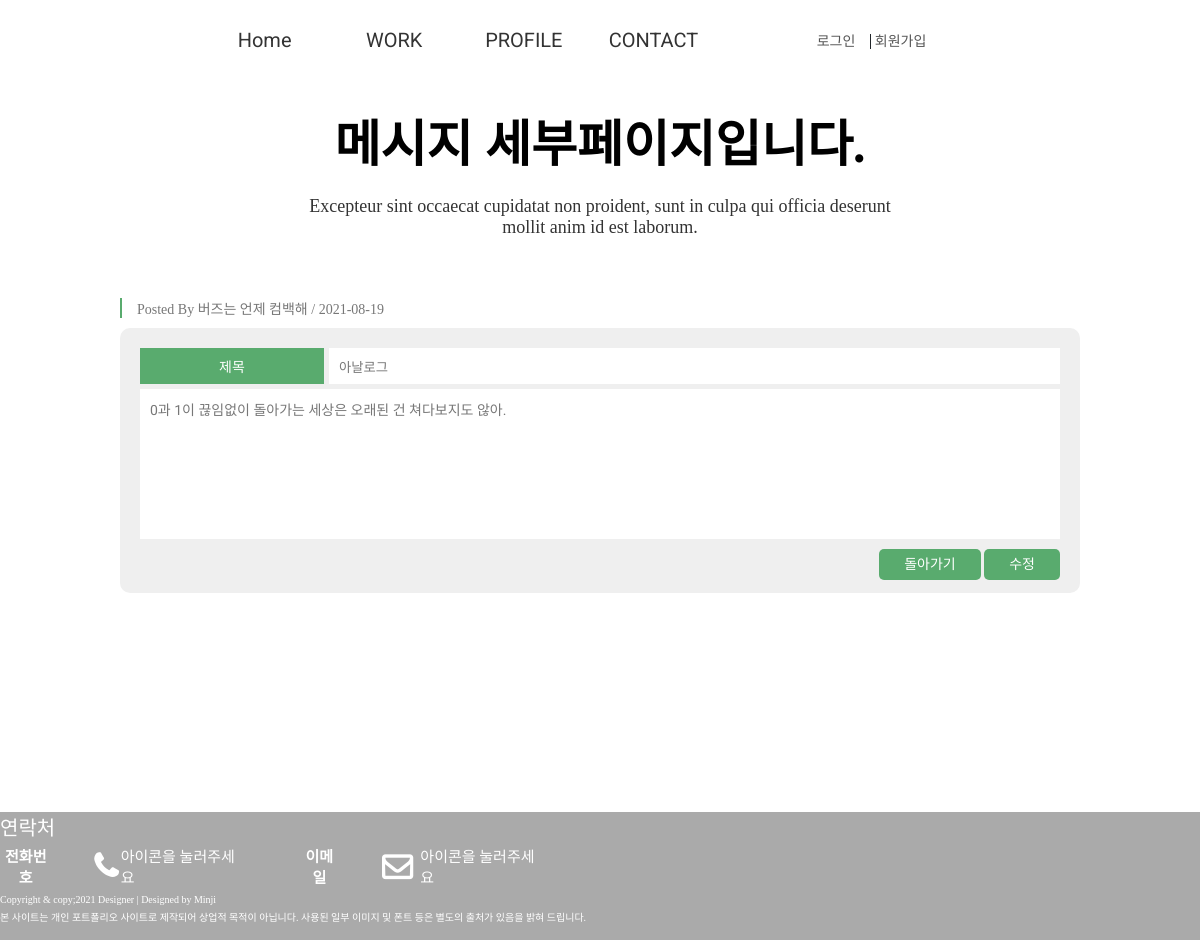
The page /pages/write_detail.php?detail_idx=22 on the database its author committed.
### tables this page shows
CREATE TABLE `portfolio_write` (
  `Portfolio_idx` int(11) NOT NULL COMMENT '포트폴리오 고유번호',
  `Portfolio_writer` varchar(50) NOT NULL COMMENT '글 작성자',
  `Portfolio_pass` varchar(30) NOT NULL COMMENT '글 비밀번호',
  `Portfolio_tit` varchar(100) NOT NULL COMMENT '포트폴리오 글 제목',
  `Portfolio_con` text NOT NULL COMMENT '포트폴리오 내용',
  `Portfoilo_reg` varchar(20) NOT NULL COMMENT '포트폴리오 등록일'
);

### pages/write_detail.php (the view, shortened to what this page needs)
<!DOCTYPE html>
<html lang="en">
<head>
 <link rel="stylesheet" href="https://cdnjs.cloudflare.com/ajax/libs/font-awesome/4.7.0/css/font-awesome.min.css">
 <link rel="stylesheet" href="/portfolio-cover/css/reset.css">
 <link rel="stylesheet" href="/portfolio-cover/css/style.css">
</head>
<body>
 <div id="wrap">
 <?php include $_SERVER["DOCUMENT_ROOT"]."/portfolio-cover/include/header.php"; ?>
 <section id="contact">
  <div class="center">
   <?php
   $detail_idx = $_GET['detail_idx'];
   $sql = "SELECT * FROM portfolio_write WHERE Portfolio_idx='{$detail_idx}'";
   $detail_result = mysqli_query($dbConn, $sql);
   $detail_row = mysqli_fetch_array($detail_result);
   $detail_tit = $detail_row['Portfolio_tit'];
   $detail_writer = $detail_row['Portfolio_writer'];
   $detail_con = $detail_row['Portfolio_con'];
   $detail_reg = $detail_row['Portfoilo_reg'];
   ?>
   <div class="tit_box">
     <h2>메시지 세부페이지입니다.</h2>
     <p>Excepteur sint occaecat cupidatat non proident, sunt in culpa qui officia deserunt<br> mollit anim id est laborum.</p>
   </div>
   <div class="write comm_center">
    <h4>Posted By <?=$detail_writer?> / <?=$detail_reg?></h4>
     <form class="write_form" action="/portfolio-cover/php/write_update.php?detail_idx=<?=$detail_idx?>&detail_writer=<?=$detail_writer?>" name="write_form" method="post">
      <div class="write_tit">
        <label for="write_input">제목</label>
        <input type="text" id="write_input" value="<?=$detail_tit?>"name="write_input">
      </div>
      <div class="write_con">
        <textarea name="write_con"><?=$detail_con?></textarea>
      </div>
      <div class="write_btn">
       <a href="/portfolio-cover/index.php">돌아가기</a>
        <a href=javascript:;" id="update">수정</a>
     </div>
     </form>
   </div>
  </div>
 </section>
 <?php include $_SERVER["DOCUMENT_ROOT"]."/portfolio-cover/include/footer.php"; ?>
 </div>
</body>
</html>

### css/style.css (style rules this page uses)
#wrap { width:100%;height:100vh;margin:auto;max-width:1530px; }
#wrap #contact { width:100%;height:90%;margin-top: 1%; }
#wrap #contact .comm_center { width:80%;margin:auto; }
#contact .tit_box h2 { font-weight:600;margin-top:1%; }
#contact .write { margin-top:50px; }
#contact .write h4 { font-size:14px;margin:10px 20px 10px 0;color:#777; font-weight:400; border-left:2px solid #59ab6e;padding-left:15px; }
#contact .write_form { background:#efefef;padding:20px;border-radius:10px; }
#contact .write_tit, #contact .write_writer { display:flex;justify-content: space-between; }
#contact .write_tit label { width:20%;background:#59ab6e;color:#fff; text-align: center;padding:8px 0; }
#contact .write_tit input { width:calc(80% - 5px); }
#contact .write_con { width:100%;margin-top:5px; }
#contact .write_con>textarea { width:100%;;height:150px;font-size:14px; font-family: 'Roboto','Noto Sans KR',sans-serif; }
#contact .write_con textarea::placeholder { color:#ccc; }
#contact .write_btn { width:100%;height:auto;margin-top:10px;text-align:right; }
#contact .write_btn button, #contact .write_btn a { background:#59ab6e;color:#fff;padding:8px 25px;border-radius:5px; }

### rows shown on the page
portfolio_write: Portfolio_writer "버즈는 언제 컴백해", Portfoilo_reg "2021-08-19", write_input "아날로그", write_con "0과 1이 끊임없이 돌아가는 세상은 오래된 건 쳐다보지도 않아."
